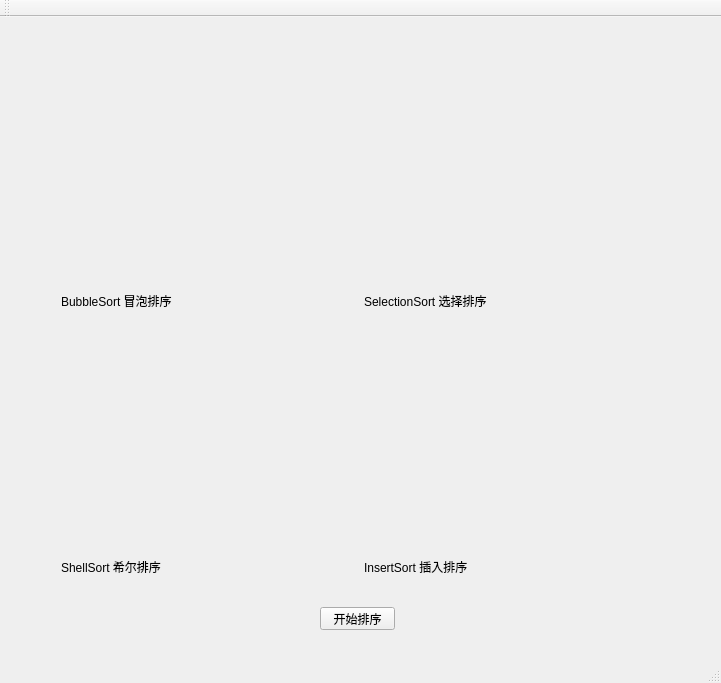
<?xml version="1.0" encoding="UTF-8"?>
<ui version="4.0">
 <class>SortGUIClass</class>
 <widget class="QMainWindow" name="SortGUIClass">
  <property name="geometry">
   <rect>
    <x>0</x>
    <y>0</y>
    <width>721</width>
    <height>683</height>
   </rect>
  </property>
  <property name="windowTitle">
   <string>SortGUI</string>
  </property>
  <widget class="QWidget" name="centralWidget">
   <widget class="QPushButton" name="pushButton">
    <property name="geometry">
     <rect>
      <x>320</x>
      <y>590</y>
      <width>75</width>
      <height>23</height>
     </rect>
    </property>
    <property name="minimumSize">
     <size>
      <width>75</width>
      <height>23</height>
     </size>
    </property>
    <property name="maximumSize">
     <size>
      <width>75</width>
      <height>23</height>
     </size>
    </property>
    <property name="text">
     <string>开始排序</string>
    </property>
   </widget>
   <widget class="QWidget" name="">
    <property name="geometry">
     <rect>
      <x>50</x>
      <y>22</y>
      <width>622</width>
      <height>548</height>
     </rect>
    </property>
    <layout class="QGridLayout" name="gridLayout">
     <item row="0" column="0">
      <layout class="QVBoxLayout" name="verticalLayout">
       <item>
        <widget class="QLabel" name="win1">
         <property name="minimumSize">
          <size>
           <width>305</width>
           <height>250</height>
          </size>
         </property>
         <property name="maximumSize">
          <size>
           <width>305</width>
           <height>250</height>
          </size>
         </property>
         <property name="text">
          <string/>
         </property>
        </widget>
       </item>
       <item>
        <widget class="QLabel" name="label">
         <property name="text">
          <string>BubbleSort 冒泡排序</string>
         </property>
        </widget>
       </item>
      </layout>
     </item>
     <item row="0" column="1">
      <layout class="QVBoxLayout" name="verticalLayout_2">
       <item>
        <widget class="QLabel" name="win2">
         <property name="minimumSize">
          <size>
           <width>305</width>
           <height>250</height>
          </size>
         </property>
         <property name="maximumSize">
          <size>
           <width>305</width>
           <height>250</height>
          </size>
         </property>
         <property name="text">
          <string/>
         </property>
        </widget>
       </item>
       <item>
        <widget class="QLabel" name="label_2">
         <property name="text">
          <string>SelectionSort 选择排序</string>
         </property>
        </widget>
       </item>
      </layout>
     </item>
     <item row="1" column="0">
      <layout class="QVBoxLayout" name="verticalLayout_3">
       <item>
        <widget class="QLabel" name="win3">
         <property name="minimumSize">
          <size>
           <width>305</width>
           <height>250</height>
          </size>
         </property>
         <property name="maximumSize">
          <size>
           <width>305</width>
           <height>250</height>
          </size>
         </property>
         <property name="text">
          <string/>
         </property>
        </widget>
       </item>
       <item>
        <widget class="QLabel" name="label_3">
         <property name="text">
          <string>ShellSort 希尔排序</string>
         </property>
        </widget>
       </item>
      </layout>
     </item>
     <item row="1" column="1">
      <layout class="QVBoxLayout" name="verticalLayout_4">
       <item>
        <widget class="QLabel" name="win4">
         <property name="minimumSize">
          <size>
           <width>305</width>
           <height>250</height>
          </size>
         </property>
         <property name="maximumSize">
          <size>
           <width>305</width>
           <height>250</height>
          </size>
         </property>
         <property name="text">
          <string/>
         </property>
        </widget>
       </item>
       <item>
        <widget class="QLabel" name="label_4">
         <property name="text">
          <string>InsertSort 插入排序</string>
         </property>
        </widget>
       </item>
      </layout>
     </item>
    </layout>
   </widget>
  </widget>
  <widget class="QMenuBar" name="menuBar">
   <property name="geometry">
    <rect>
     <x>0</x>
     <y>0</y>
     <width>721</width>
     <height>23</height>
    </rect>
   </property>
  </widget>
  <widget class="QToolBar" name="mainToolBar">
   <attribute name="toolBarArea">
    <enum>TopToolBarArea</enum>
   </attribute>
   <attribute name="toolBarBreak">
    <bool>false</bool>
   </attribute>
  </widget>
  <widget class="QStatusBar" name="statusBar"/>
 </widget>
 <layoutdefault spacing="6" margin="11"/>
 <resources>
  <include location="SortGUI.qrc"/>
 </resources>
 <connections>
  <connection>
   <sender>pushButton</sender>
   <signal>clicked()</signal>
   <receiver>SortGUIClass</receiver>
   <slot>slotSortPushButon()</slot>
   <hints>
    <hint type="sourcelabel">
     <x>286</x>
     <y>351</y>
    </hint>
    <hint type="destinationlabel">
     <x>420</x>
     <y>326</y>
    </hint>
   </hints>
  </connection>
 </connections>
 <slots>
  <signal>signal1()</signal>
  <slot>slotSortPushButon()</slot>
 </slots>
</ui>
